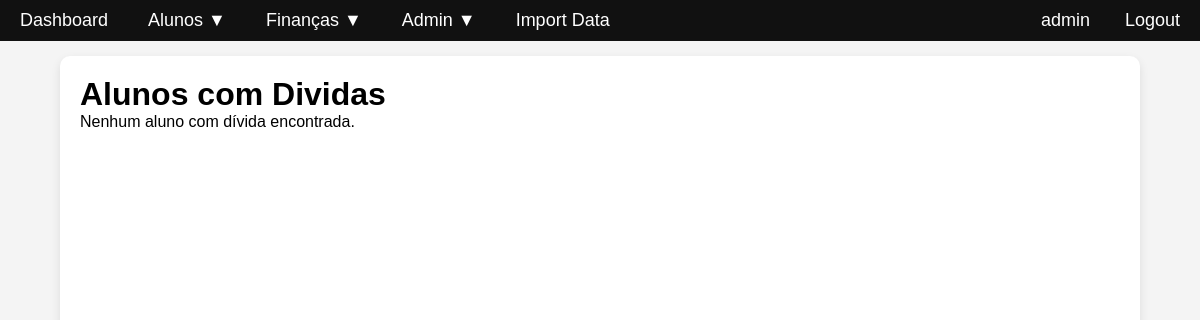
The app's page /financas/dividas (signed in), older data.
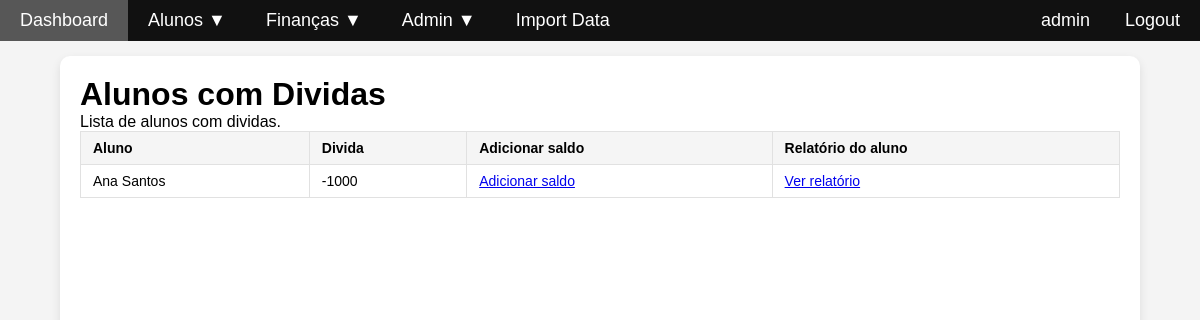
The same page, newer data.
### data_hub/models.py (models this page shows, shortened)
class Aluno(models.Model):
    class Meta:
        db_table = 'aluno'
    aluno_id = models.AutoField(primary_key=True)
    nome_proprio = models.CharField(max_length=100, default='')
    apelido = models.CharField(max_length=250, default='')
    archive_flag = models.BooleanField(default=False)
    processo = models.CharField(max_length=150, null=True, blank=True)
    data_admissao = models.DateTimeField()
    data_ultima_renovacao = models.DateTimeField(null=True, blank=True)
    data_nascimento = models.DateTimeField()
    documento = models.CharField(max_length=250, default='')
    numero_documento = models.CharField(max_length=100, default='')
    data_validade = models.DateTimeField()
    niss = models.IntegerField(null=True, blank=True)
    nif = models.IntegerField(null=True, blank=True)
    morada = models.CharField(max_length=150, default='')
    codigo_postal = models.CharField(max_length=150, default='')
    concelho = models.CharField(max_length=150, default='')
    fregesia = models.CharField(max_length=150, null=True, blank=True)
    escolaridade_anterior = models.CharField(max_length=150, null=True, blank=True)
    motivo_admissao = models.CharField(max_length=150, null=True, blank=True)
    cuidados_especias = models.ManyToManyField(to='CuidadoEspecial', db_table='aluno_cuidados_especiais', blank=True)
    saldo = models.IntegerField(null=False, blank=True, default=0)

### data_hub/views.py (the view)
# urls.py: path('financas/dividas', views.alunos_dividas, name='alunos_dividas'),
@login_required(login_url=login_url)
def alunos_dividas(request):
    content = {
        'title': 'Alunos com Dividas',
        'description': 'Lista de alunos com dividas.',
        'alunos_dividas': Aluno.objects.filter(saldo__lt=-1) if hasattr(Aluno, 'saldo') else [],
    }
    return render(request, 'financas/alunos_dividas.html', content)

### data_hub/templates/financas/alunos_dividas.html (shortened to what this page needs)
{% extends "navigation.html" %}
{% block content %}
<div class="container mt-4">
    <h1>{{ title }}</h1>
    {% if alunos_dividas %}
        <p>{{ description }}</p>
        <table class="admin-table">
            <thead>
                <tr>
                    <th>Aluno</th>
                    <th>Divida</th>
                    <th>Adicionar saldo</th>
                    <th>Relatório do aluno</th>
                </tr>
            </thead>
            <tbody>
                {% for aluno in alunos_dividas %}
                    <tr>
                        <td>{{ aluno.nome_proprio }} {{ aluno.apelido }}</td>
                        <td>{{ aluno.saldo }}</td>
                        <td> <a href="{% url 'registar_pagamento' aluno.pk %}">Adicionar saldo </a></td>
                        <td><a href="{% url 'gerar_pdf_aluno' aluno.pk %}">Ver relatório</a></td>
                    </tr>
                {% endfor %}
            </tbody>
        </table>
    {% else %}
        <div class="alert alert-success" role="alert">
            Nenhum aluno com dívida encontrada.
        </div>
    {% endif %}
</div>
{% endblock %}

Row changes from the older to the newer data that the page shows:
now on this page (row edited): Aluno: nome_proprio "Ana", apelido "Santos", saldo "-1000"
Text that changed along with them:
{{ description }}: (not shown) → "Lista de alunos com dividas."
text no longer shown: "Nenhum aluno com dívida encontrada."
text now shown: "Aluno Divida Adicionar saldo Relatório do aluno"
